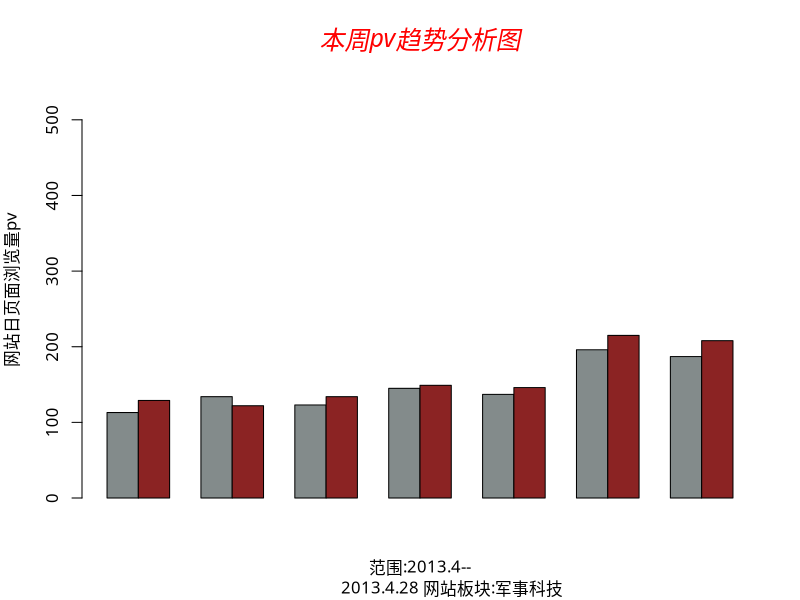
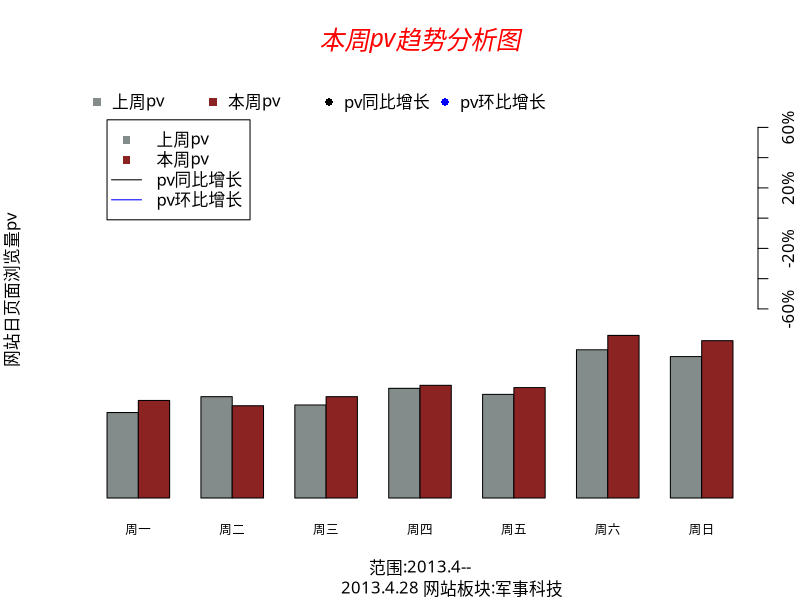
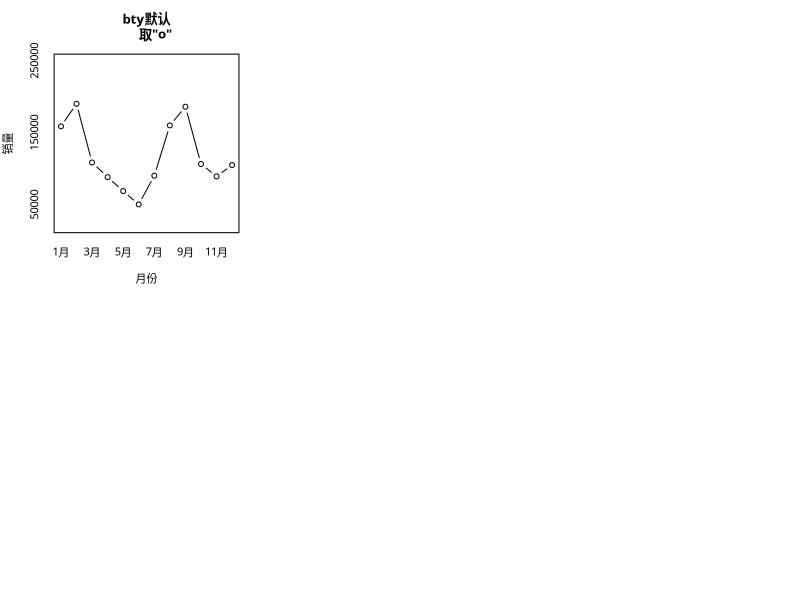

R code for these plots, in order:
par(family='STXihei')##Show chinese in plot
###1.barplot 
data = data.frame(pre=c(113,134,123,145,137,196,187),now=c(129,122,134,149,146,215,208))
ylim.max = 550
col = c("azure4","brown4")
barplot(as.matrix(rbind(data$pre,data$now)),beside=TRUE,ylim=c(0,ylim.max),col=col,axes=F)
axis(2)
###2.Matrix Transfer
as.matrix(rbind(data$pre,data$now))
###3.Main and title 
main = list("主标题",font=3,col="red",cex=1.5)
title(main=list("本周pv趋势分析图",cex=1.5,col="red",font=3),sub=paste("范围:2013.4--
                2013.4.28","网站板块:军事科技"),ylab="网站日页面浏览量pv")
##OR
barplot(as.matrix(rbind(data$pre,data$now)),
        beside=T,ylim=c(0,ylim.max),col=col,axes=F,
        main=list("本周pv趋势分析图",cex=1.5,col="red",font=3),
        sub=paste("范围:2013.4--
                2013.4.28","网站板块:军事科技"),ylab="网站日页面浏览量pv")

###4.legend
text.legend=c("上周pv","本周pv","pv同比增长","pv环比增长")
col2 = c("black","blue")
legend("topleft",pch=c(15,15,16,16),legend=text.legend,col=c(col,col2),bty="n",horiz=TRUE)

##
legend(1,500,pch=c(15,15,NA,NA),lty=c(NA,NA,1,1),legend=text.legend,col=c(col,col2,ncol=2,bg="aliceblue"))

##
text.x = c("周一","周二","周三","周四","周五","周六","周日")
axis(side=1,c(2,5,8,11,14,17,20),labels=text.x,tick=FALSE,cex.axis=0.75)


##百分比刻度 pv的同比增长率和环比增长率
axis(4,at=seq(from=250,length.out=7,by=40),labels=c("-60%","-40%","-20%","0","20%","40%","60%"))


##边框
x.text = c("1月","2月","3月","4月","5月","6月","7月","8月","9月","10月","11月","12月")
sales.volume= c(158721,190094,108441,88092,68709,50116,90117,
                 160044,186045,106334,89092,104933)
par(mfrow=c(2,3))
plot(sales.volume,type="b",ylim=c(20000,250000),xaxt="n",yaxt="n",main="bty默认
      取\"o\"",xlab="月份",ylab="销量")
axis(1,at=1:12,labels=x.text,tick=FALSE)
axis(2,tick=FALSE)

























